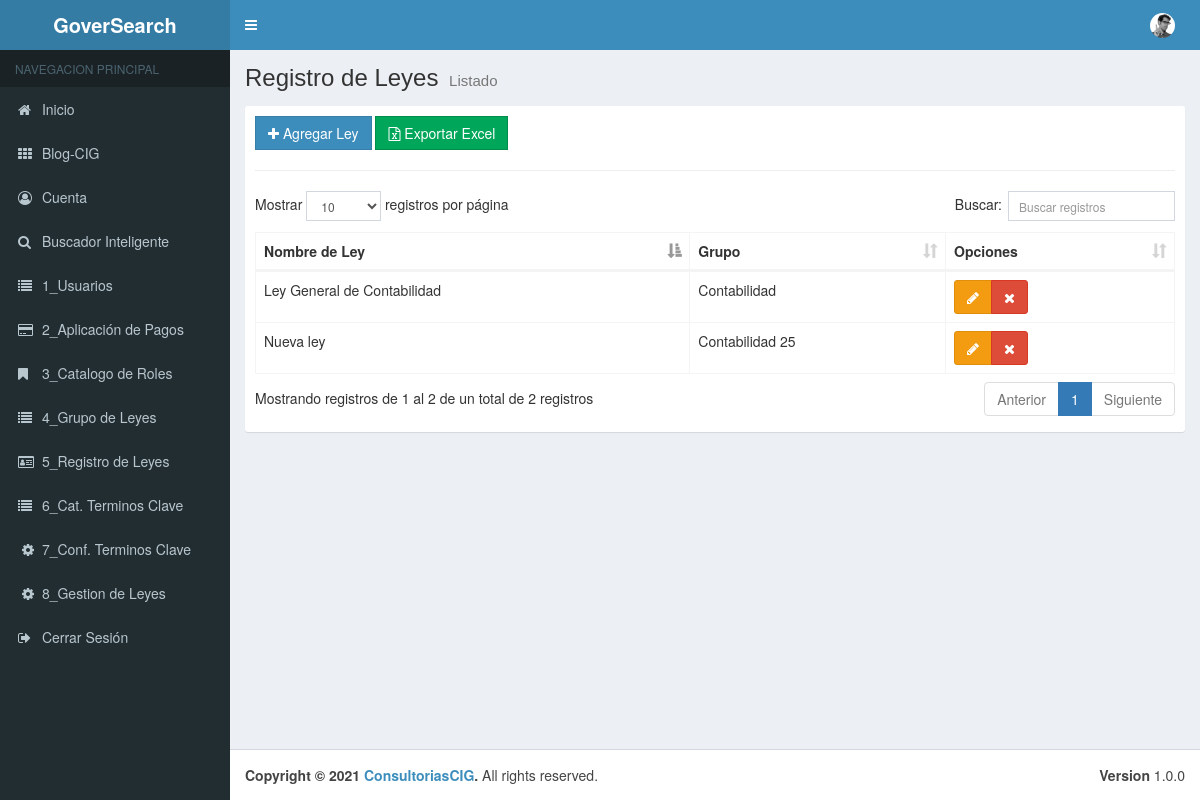
Before: /00_Menu/cReg_Leyes with the older database file.
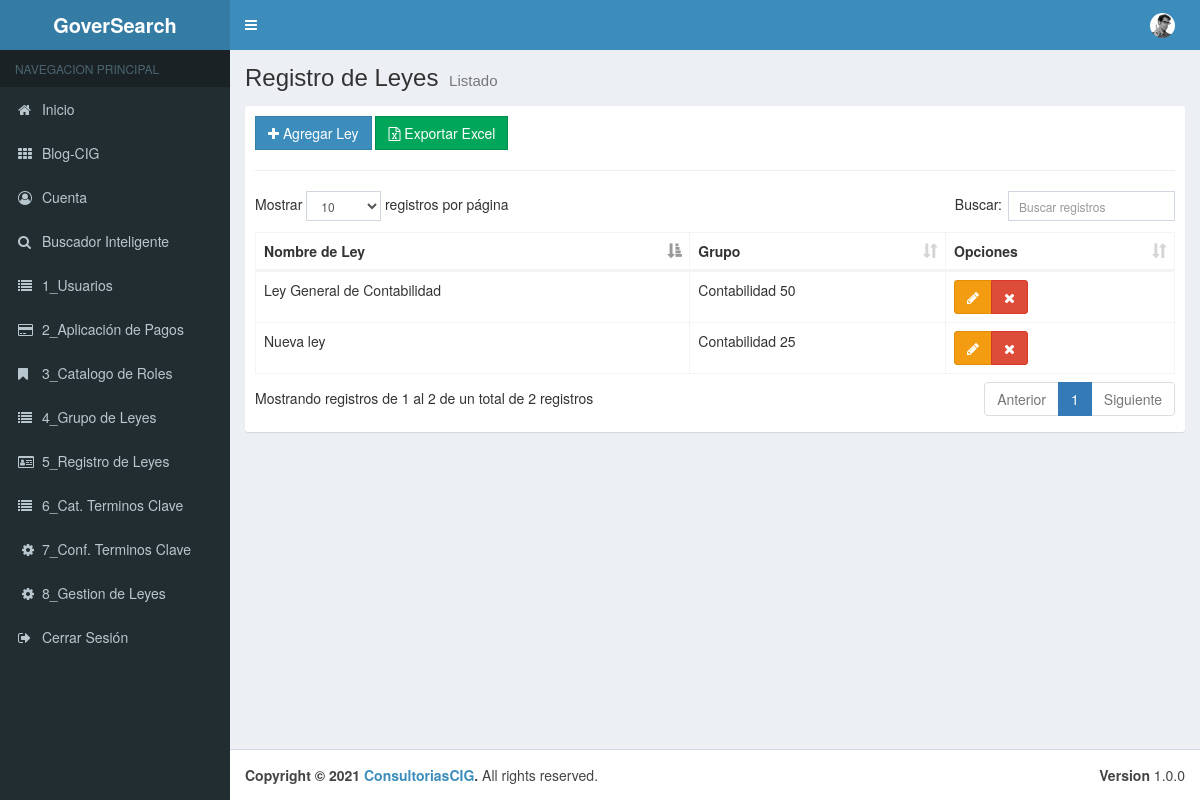
After: the same page with the newer database file.
### tables this page shows
CREATE TABLE `tbl_leyes` (
  `pk_Datos_Ley` int(11) NOT NULL,
  `Nombre_de_Ley` varchar(50) NOT NULL,
  `Grupo_pk` int(11) NOT NULL,
  `Estado` bit(1) NOT NULL
);

CREATE TABLE `tbl_gpo_leyes` (
  `pk_Gpo_Ley` int(11) NOT NULL,
  `Nombre_de_Grupo` varchar(50) NOT NULL,
  `Estado` bit(1) NOT NULL
);

### application/controllers/00_Menu/cReg_Leyes.php (called while the page is built, shortened)
<?php
class cReg_Leyes extends CI_Controller {
	public function __construct(){
		$this->load->model("Reg_Leyes_Model");
		$this->load->model("Grupo_Leyes_Model");
	}
	public function index()
	{
		$data = array(
			'regleyes' =>$this->Reg_Leyes_Model->getRegLey(),
	   );
		$this->load->view("layouts/header");
		$this->load->view("layouts/aside");
		$this->load->view("admin/01_Menu/vReg_Leyes/list", $data);
		$this->load->view("layouts/footer");
	}
}

### index.php (called while the page is built, shortened)
<?php
require_once BASEPATH.'core/CodeIgniter.php';

### application/models/Reg_Leyes_Model.php (called while the page is built, shortened)
<?php
class Reg_Leyes_Model extends CI_Model {
    public function getRegLey(){
        $this->db->select("l.* ,g.Nombre_de_Grupo as grupos");
        $this->db->from("tbl_leyes l");
        $this->db->join("tbl_gpo_leyes g","l.Grupo_pk = g.pk_Gpo_Ley");
        $this->db->where("l.Estado","1");
        $resultados = $this->db->get();
        return $resultados->result();
    }
}

### application/views/admin/01_Menu/vReg_Leyes/list.php (the view)
<div class="content-wrapper">
    <section class="content-header">
        <h1>
        Registro de Leyes
        <small>Listado</small>
        </h1>
    </section>
    <section class="content">
        <div class="box box-solid">
            <div class="box-body">
                <div class="row">
                        <div class="col-md-12">
                            <a href="<?php echo base_url();?>00_Menu/cReg_Leyes/add" class="btn btn-primary btn-flat"><span class="fa fa-plus"></span> Agregar Ley</a>
                            <a href="<?php echo base_url();?>00_Menu/cReg_Leyes/add" class="btn btn-success btn-flat"><span class="fa fa-file-excel-o"></span> Exportar Excel</a>
                        </div>
                    </div>
                <hr>
                    <div class="row">
                        <div class="col-md-12">
                            <table id="example1" class="table table-bordered table-hover">
                                <thead>
                                <tr>
                                    <th>Nombre de Ley</th>
                                    <th>Grupo</th>
                                    <th>Opciones</th>
                                    </tr>
                                </thead>
                                <tbody>
                                    <?php if(!empty($regleyes)):?>
                                        <?php foreach($regleyes as $regley):?>
                                            <tr>
                                                <td><?php echo $regley->Nombre_de_Ley;?></td>
                                                <td><?php echo $regley->grupos;?></td>
                                                <td>
                                                    <div class="btn-group">
                                                        <a href="<?php echo base_url()?>00_Menu/cReg_Leyes/edit/<?php echo $regley->pk_Datos_Ley;?>" class="btn btn-warning"><span class="fa fa-pencil"></span></a>
                                                        <a href="<?php echo base_url();?>00_Menu/cReg_Leyes/delete/<?php echo $regley->pk_Datos_Ley;?>" class="btn btn-danger btn-remove"><span class="fa fa-remove"></span></a>                                                            </div>
                                                </td>
                                            </tr>
                                        <?php endforeach;?>
                                    <?php endif;?>
                                </tbody>
                            </table>
                        </div>
                    </div>
            </div>
        </div>
    </section>
</div>

Changed rows visible on the page:
changed through a linked row, tbl_leyes "Ley General de Contabilidad": Grupo_pk.Nombre_de_Grupo "Contabilidad" → "Contabilidad 50"
